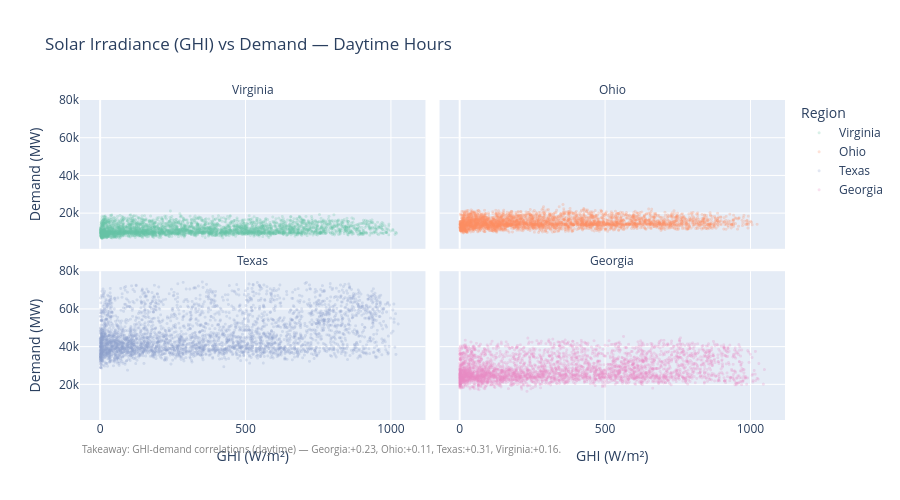

Here is the notebook cell this chart was saved with:
### Code cell
# GHI vs demand: daytime hours only (GHI > 0)
daytime = master[master["GHI"] > 0].iloc[::4].copy()

fig = px.scatter(
    daytime, x="GHI", y="Demand_MW",
    color="Region", facet_col="Region", facet_col_wrap=2,
    opacity=0.25, height=500,
    title="Solar Irradiance (GHI) vs Demand — Daytime Hours",
    labels={"GHI":"GHI (W/m²)","Demand_MW":"Demand (MW)"},
    color_discrete_sequence=px.colors.qualitative.Set2,
)
fig.for_each_annotation(lambda a: a.update(text=a.text.split("=")[-1]))
fig.update_traces(marker=dict(size=3))

ghi_corrs = daytime.groupby("Region").apply(
    lambda g: g["GHI"].corr(g["Demand_MW"])
).round(3)
ghi_str = ", ".join(f"{r}:{v:+.2f}" for r, v in ghi_corrs.items())
takeaway = f"Takeaway: GHI-demand correlations (daytime) — {ghi_str}."
fig.add_annotation(text=takeaway, xref="paper", yref="paper",
                   x=0, y=-0.12, showarrow=False, font=dict(size=10, color="gray"))
fig.show()

### Figure 1 — Plotly figure (JSON) as saved in the notebook; plotly's stock layout.template omitted (floating-point values rounded to 4 significant figures; data arrays with more than 128 entries replaced by an {"elided": "..."} marker saying what was removed)
{"data": [{"hovertemplate": "Region=Virginia<br>GHI (W/m²)=%{x}<br>Demand (MW)=%{y}<extra></extra>", "legendgroup": "Virginia", "marker": {"color": "rgb(102,194,165)", "opacity": 0.25, "size": 3, "symbol": "circle"}, "mode": "markers", "name": "Virginia", "showlegend": true, "type": "scattergl", "x": {"elided": "3401 float values"}, "xaxis": "x3", "y": {"elided": "3401 float values"}, "yaxis": "y3"}, {"hovertemplate": "Region=Ohio<br>GHI (W/m²)=%{x}<br>Demand (MW)=%{y}<extra></extra>", "legendgroup": "Ohio", "marker": {"color": "rgb(252,141,98)", "opacity": 0.25, "size": 3, "symbol": "circle"}, "mode": "markers", "name": "Ohio", "showlegend": true, "type": "scattergl", "x": {"elided": "3399 float values"}, "xaxis": "x4", "y": {"elided": "3399 float values"}, "yaxis": "y4"}, {"hovertemplate": "Region=Texas<br>GHI (W/m²)=%{x}<br>Demand (MW)=%{y}<extra></extra>", "legendgroup": "Texas", "marker": {"color": "rgb(141,160,203)", "opacity": 0.25, "size": 3, "symbol": "circle"}, "mode": "markers", "name": "Texas", "showlegend": true, "type": "scattergl", "x": {"elided": "3552 float values"}, "xaxis": "x", "y": {"elided": "3552 float values"}, "yaxis": "y"}, {"hovertemplate": "Region=Georgia<br>GHI (W/m²)=%{x}<br>Demand (MW)=%{y}<extra></extra>", "legendgroup": "Georgia", "marker": {"color": "rgb(231,138,195)", "opacity": 0.25, "size": 3, "symbol": "circle"}, "mode": "markers", "name": "Georgia", "showlegend": true, "type": "scattergl", "x": {"elided": "3509 float values"}, "xaxis": "x2", "y": {"elided": "3509 float values"}, "yaxis": "y2"}], "layout": {"annotations": [{"showarrow": false, "text": "Texas", "x": 0.245, "xanchor": "center", "xref": "paper", "y": 0.465, "yanchor": "bottom", "yref": "paper"}, {"showarrow": false, "text": "Georgia", "x": 0.755, "xanchor": "center", "xref": "paper", "y": 0.465, "yanchor": "bottom", "yref": "paper"}, {"showarrow": false, "text": "Virginia", "x": 0.245, "xanchor": "center", "xref": "paper", "y": 1.0, "yanchor": "bottom", "yref": "paper"}, {"showarrow": false, "text": "Ohio", "x": 0.755, "xanchor": "center", "xref": "paper", "y": 1.0, "yanchor": "bottom", "yref": "paper"}, {"font": {"color": "gray", "size": 10}, "showarrow": false, "text": "Takeaway: GHI-demand correlations (daytime) — Georgia:+0.23, Ohio:+0.11, Texas:+0.31, Virginia:+0.16.", "x": 0, "xref": "paper", "y": -0.12, "yref": "paper"}], "height": 500, "legend": {"title": {"text": "Region"}, "tracegroupgap": 0}, "title": {"text": "Solar Irradiance (GHI) vs Demand — Daytime Hours"}, "xaxis": {"anchor": "y", "domain": [0, 0.49], "title": {"text": "GHI (W/m²)"}}, "xaxis2": {"anchor": "y2", "domain": [0.51, 1], "matches": "x", "title": {"text": "GHI (W/m²)"}}, "xaxis3": {"anchor": "y3", "domain": [0, 0.49], "matches": "x", "showticklabels": false}, "xaxis4": {"anchor": "y4", "domain": [0.51, 1], "matches": "x", "showticklabels": false}, "yaxis": {"anchor": "x", "domain": [0, 0.465], "title": {"text": "Demand (MW)"}}, "yaxis2": {"anchor": "x2", "domain": [0, 0.465], "matches": "y", "showticklabels": false}, "yaxis3": {"anchor": "x3", "domain": [0.535, 1.0], "matches": "y", "title": {"text": "Demand (MW)"}}, "yaxis4": {"anchor": "x4", "domain": [0.535, 1.0], "matches": "y", "showticklabels": false}}}
